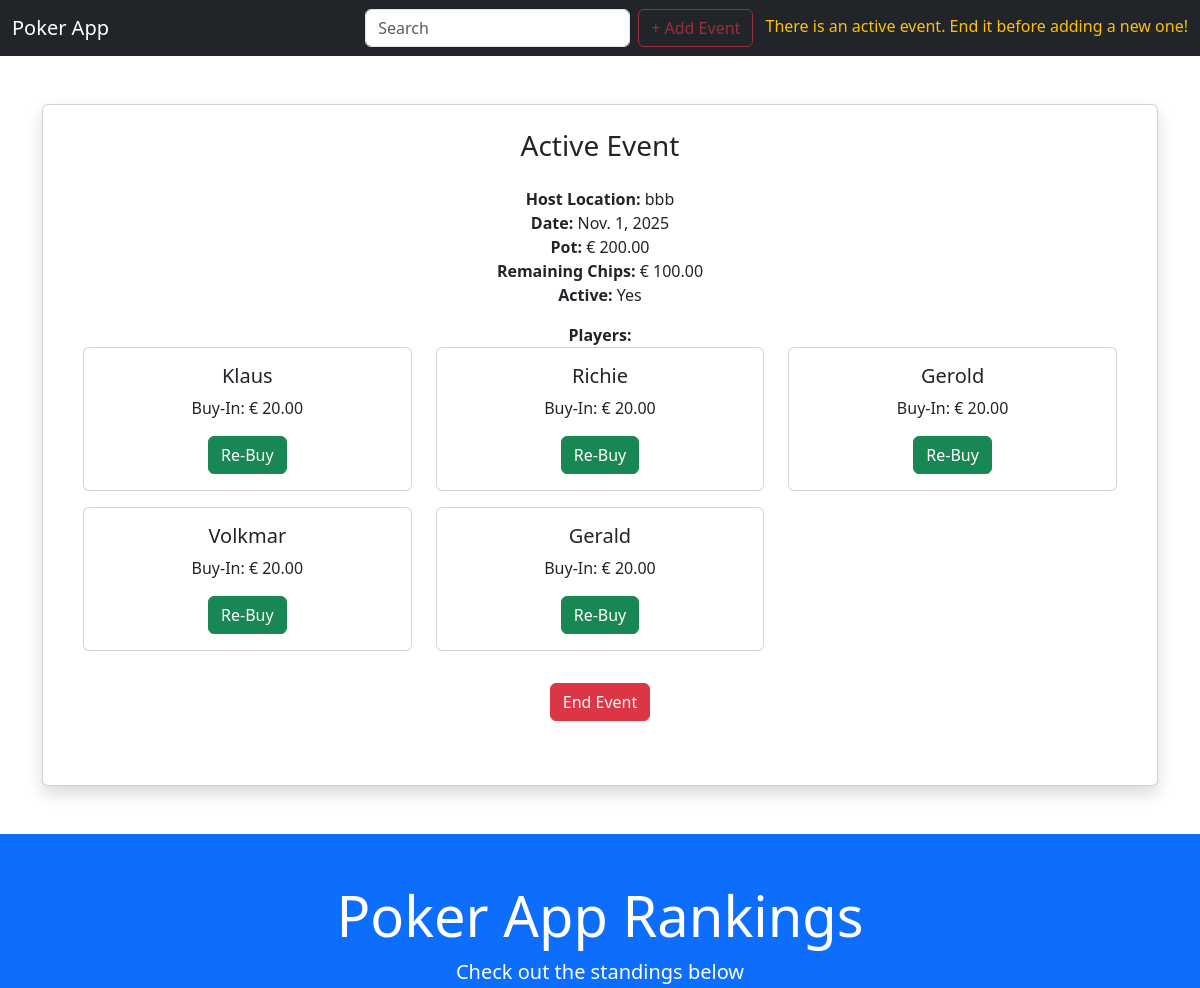
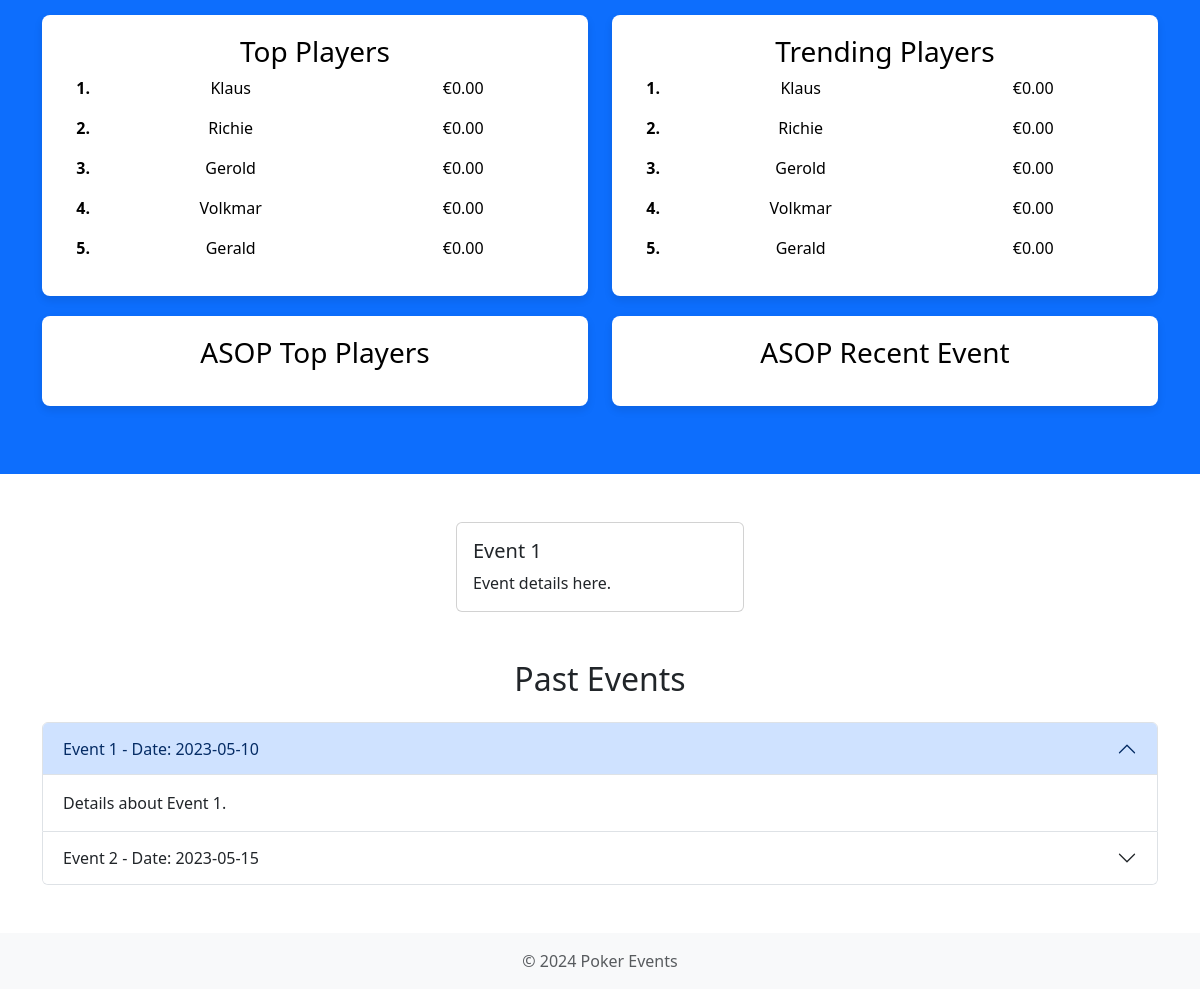
The page / on the database its author committed (2 pictures, top to bottom).
### poker_data/models.py (models this page shows, shortened)
class Event(models.Model):
    host_location = models.CharField(max_length=100, blank=True, null=True)  # formerly "gastgeber_ort"
    participants = models.ManyToManyField(Player, through='EventParticipation', related_name='events')  # formerly "teilnehmer"
    pot = models.DecimalField(max_digits=10, decimal_places=2)
    date = models.DateField()  # formerly "datum" #TODO change format to dd.mm.yyyy
    active = models.BooleanField(default=True)  # formerly "active"
    asop = models.BooleanField(default=False)  # formerly "asop"
    host_player = models.ForeignKey(Player, on_delete=models.SET_NULL, blank=True, null=True, related_name='hosted_events')  # formerly "gastgeber_spieler"
    remaining_chips = models.DecimalField(max_digits=10, decimal_places=2, default=0) #Neuer Wert für verfügbare Chips

class EventParticipation(models.Model):
    player = models.ForeignKey(Player, on_delete=models.CASCADE, related_name='event_participations')
    event = models.ForeignKey(Event, on_delete=models.CASCADE)
    earnings = models.DecimalField(max_digits=10, decimal_places=2, default=0)
    initial_buy_in = models.DecimalField(max_digits=10, decimal_places=2, default=0)  # Umbenannt
    re_buy = models.DecimalField(max_digits=10, decimal_places=2, default=0)  # Für spätere Re-Buys

class Player(models.Model):
    name = models.CharField(max_length=100)
    founding_member = models.BooleanField(default=False)
    first_participation = models.DateField(blank=True, null=True)
    total_earnings = models.DecimalField(max_digits=10, decimal_places=2, default=0)

### poker_events/views.py (the view)
# urls.py: 2. Add a URL to urlpatterns:  path('', views.home, name='home')
def home(request):
    top_players = Player.objects.all().order_by('-total_earnings')
    recent_events = Event.objects.order_by('-date')[:3]
    trend_players = (
        Player.objects.filter(event_participations__event__in=recent_events)
        .annotate(total_trend_earnings=Sum('event_participations__earnings', filter=Q(event_participations__event__in=recent_events)))
        .order_by('-total_trend_earnings')
    )
    if not trend_players.exists():
        trend_players = top_players
    active_events = Event.objects.filter(active=True)
    for event in active_events:
        event.players = event.eventparticipation_set.all()  # Get players associated with the event
        for participation in event.players:
            participation.total_buy_in = participation.initial_buy_in + participation.re_buy  # 🛠 Summe aus Initial + Re-Buys
    active_events_exist = active_events.exists()
    asop_players = (
        Player.objects.filter(event_participations__event__asop=True)
        .annotate(total_asop_earnings=Sum('event_participations__earnings'))
        .order_by('-total_asop_earnings')
    )
    last_asop_event = Event.objects.filter(asop=True).order_by('-date').first()
    last_asop_players = (
        Player.objects.filter(event_participations__event=last_asop_event)
        .annotate(last_asop_earnings=Sum('event_participations__earnings'))
        .order_by('-last_asop_earnings')
    )
    return render(request, 'home.html', {
        'top_players': top_players,
        'trend_players': trend_players,
        'asop_players': asop_players,
        'last_asop_players': last_asop_players,
        'active_events_exist': active_events_exist,
        'active_events': active_events,  # Pass active events to the template
    })

### poker_data/context_processors.py (called while the page is built)
def active_events_status(request):
    return {
        'active_events_exist': Event.objects.filter(active=True).exists()
    }

### templates/home.html (shortened to what this page needs)
{% extends 'base.html' %}
{% block content %}
  <div class="container my-5">
    {% if active_events_exist %}
      <div class="card shadow text-center p-4">
        <h3 class="card-title">Active Event</h3>
        <div class="card-body">
          <ul class="list-unstyled">
            {% for event in active_events %}
              <li class="mb-4">
                <p>
                  <strong>Host Location:</strong> {{ event.host_location }} <br />
                  <strong>Date:</strong> {{ event.date }} <br />
                  <strong>Pot:</strong> € {{ event.pot }} <br />
                  <strong>Remaining Chips:</strong> € {{ event.remaining_chips }} <br />
                  <strong>Active:</strong> {{ event.active|yesno:'Yes,No' }} <br />
                </p>
                <strong>Players:</strong>
                <div class="row">
                  {% for participation in event.players %}
                    <div class="col-md-4 mb-3">
                      <div class="card">
                        <div class="card-body">
                          <h5 class="card-title">{{ participation.player.name }}</h5>
                          <p class="card-text">Buy-In: € {{ participation.total_buy_in }}</p>
                           <a href="{% url 're_buy' event.id %}" class="btn btn-success">Re-Buy</a>
                        </div>
                      </div>
                    </div>
                  {% empty %}
                    <p>No players added yet.</p>
                  {% endfor %}
                </div>
                <a href="{% url 'end_event' event.id %}" class="btn btn-danger mt-3">End Event</a>
              </li>
            {% endfor %}
          </ul>
        </div>
      </div>
    {% else %}
      <p class="text-center mt-5">No active events at the moment.</p>
    {% endif %}
  </div>
  <section class="bg-primary text-white text-center py-5">
    <div class="container">
      <h1 class="display-4">Poker App Rankings</h1>
      <p class="lead">Check out the standings below</p>
      <div class="row text-black">
        <div class="col-md-6">
          <div class="ranking-card">
            <h3>Top Players</h3>
            <ol class="list-unstyled">
              {% for player in top_players %}
                <li class="d-flex justify-content-start align-items-center mb-3">
                  <div class="rank col-1">
                    <strong>{{ forloop.counter }}.</strong>
                  </div>
                  <div class="player-name col-6">{{ player.name }}</div>
                  <div class="earnings col-3 text-end">€{{ player.total_earnings|floatformat:2 }}</div>
                </li>
              {% endfor %}
            </ol>
          </div>
        </div>
        <div class="col-md-6">
          <div class="ranking-card">
            <h3>Trending Players</h3>
            <ol class="list-unstyled">
              {% for player in trend_players %}
                <li class="d-flex justify-content-start align-items-center mb-3">
                  <div class="rank col-1">
                    <strong>{{ forloop.counter }}.</strong>
                  </div>
                  <div class="player-name col-6">{{ player.name }}</div>
                  <div class="earnings col-3 text-end">€{{ player.total_trend_earnings|floatformat:2 }}</div>
                </li>
              {% endfor %}
            </ol>
          </div>
        </div>
        <div class="col-md-6">
          <div class="ranking-card">
            <h3>ASOP Top Players</h3>
          </div>
        </div>
        <div class="col-md-6">
          <div class="ranking-card">
            <h3>ASOP Recent Event</h3>
          </div>
        </div>
      </div>
    </div>
  </section>
  <div id="eventCarousel" class="carousel slide my-5" data-bs-ride="carousel">
    <div class="carousel-inner">
      <div class="carousel-item active">
        <div class="card mx-auto" style="width: 18rem;">
          <div class="card-body">
            <h5 class="card-title">Event 1</h5>
            <p class="card-text">Event details here.</p>
          </div>
        </div>
      </div>
    </div>
    <button class="carousel-control-prev" type="button" data-bs-target="#eventCarousel" data-bs-slide="prev">
      <span class="carousel-control-prev-icon" aria-hidden="true"></span>
    </button>
    <button class="carousel-control-next" type="button" data-bs-target="#eventCarousel" data-bs-slide="next">
      <span class="carousel-control-next-icon" aria-hidden="true"></span>
    </button>
  </div>
  <section class="container my-5">
    <h2 class="text-center mb-4">Past Events</h2>
    <div class="accordion" id="pastEventsAccordion">
      <div class="accordion-item">
        <h2 class="accordion-header" id="headingOne"><button class="accordion-button" type="button" data-bs-toggle="collapse" data-bs-target="#collapseOne" aria-expanded="true" aria-controls="collapseOne">Event 1 - Date: 2023-05-10</button></h2>
        <div id="collapseOne" class="accordion-collapse collapse show" aria-labelledby="headingOne" data-bs-parent="#pastEventsAccordion">
          <div class="accordion-body">Details about Event 1.</div>
        </div>
      </div>
      <div class="accordion-item">
        <h2 class="accordion-header" id="headingTwo"><button class="accordion-button collapsed" type="button" data-bs-toggle="collapse" data-bs-target="#collapseTwo" aria-expanded="false" aria-controls="collapseTwo">Event 2 - Date: 2023-05-15</button></h2>
      </div>
    </div>
  </section>
{% endblock %}

### templates/base.html (shortened to what this page needs)
{% load static %}
<!DOCTYPE html>
<html lang="en">
  <head>
    <link href="https://cdn.jsdelivr.net/npm/bootstrap@5.3.0/dist/css/bootstrap.min.css" rel="stylesheet" />
    <link rel="stylesheet" href="{% static 'style.css' %}" />
  </head>
  <body>
    <nav class="navbar navbar-expand-lg navbar-dark bg-dark sticky-top">
      <div class="container-fluid">
        <a class="navbar-brand" href="{% url 'home' %}">Poker App</a>
        <div class="collapse navbar-collapse" id="navbarNav">
          <ul class="navbar-nav ms-auto">
            <li class="nav-item">
              <input class="form-control me-2" type="search" placeholder="Search" aria-label="Search" />
            </li>
            <li class="nav-item">
              {% if active_events_exist %}
                <button class="btn btn-outline-danger ms-2" type="button" disabled>+ Add Event</button>
                <span class="text-warning ms-2">There is an active event. End it before adding a new one!</span>
              {% else %}
                <a href="{% url 'add_event' %}" class="btn btn-outline-success ms-2">+ Add Event</a>
              {% endif %}
            </li>
          </ul>
        </div>
      </div>
    </nav>
    <body>
      {% block content %}
      {% endblock %}
    </body>
    <footer class="footer mt-auto py-3 bg-light">
      <div class="container text-center">
        <span class="text-muted">© 2024 Poker Events</span>
      </div>
    </footer>
  </body>
</html>

### static/style.css (style rules this page uses)
.ranking-card { box-shadow: 0 4px 8px rgba(0, 0, 0, 0.1); border-radius: 8px; padding: 20px; background-color: #fff; margin-bottom: 20px; }

### rows shown on the page
Event: host_location "bbb", date "Nov. 1, 2025", pot "200.00", remaining_chips "100.00", active "Yes"
EventParticipation: player.name "Klaus", total_buy_in "20.00"
EventParticipation: player.name "Richie", total_buy_in "20.00"
EventParticipation: player.name "Gerold", total_buy_in "20.00"
EventParticipation: player.name "Volkmar", total_buy_in "20.00"
EventParticipation: player.name "Gerald", total_buy_in "20.00"
Player: name "Klaus", total_earnings "0.00", total_trend_earnings "0.00"
Player: name "Richie", total_earnings "0.00", total_trend_earnings "0.00"
Player: name "Gerold", total_earnings "0.00", total_trend_earnings "0.00"
Player: name "Volkmar", total_earnings "0.00", total_trend_earnings "0.00"
Player: name "Gerald", total_earnings "0.00", total_trend_earnings "0.00"
